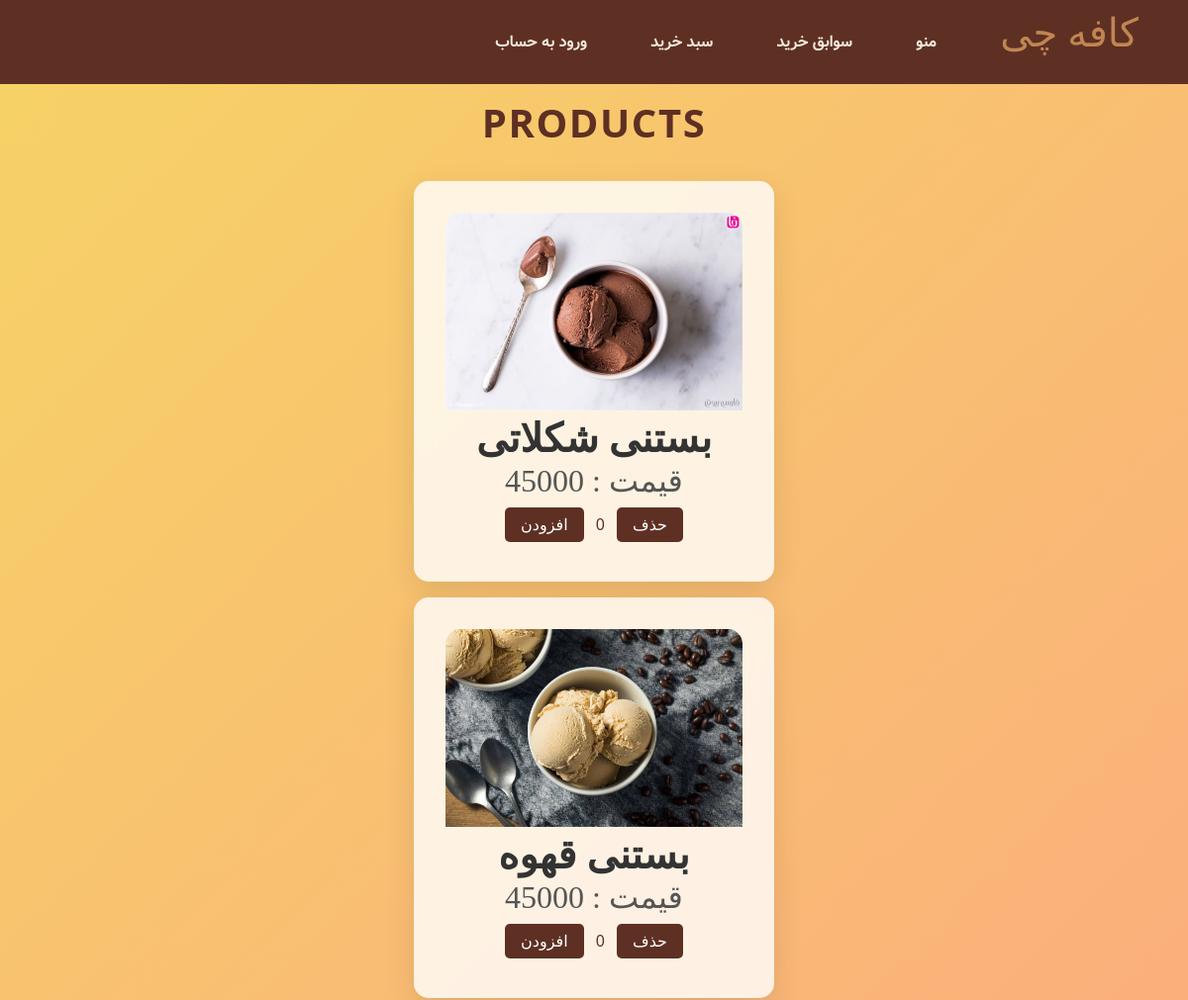
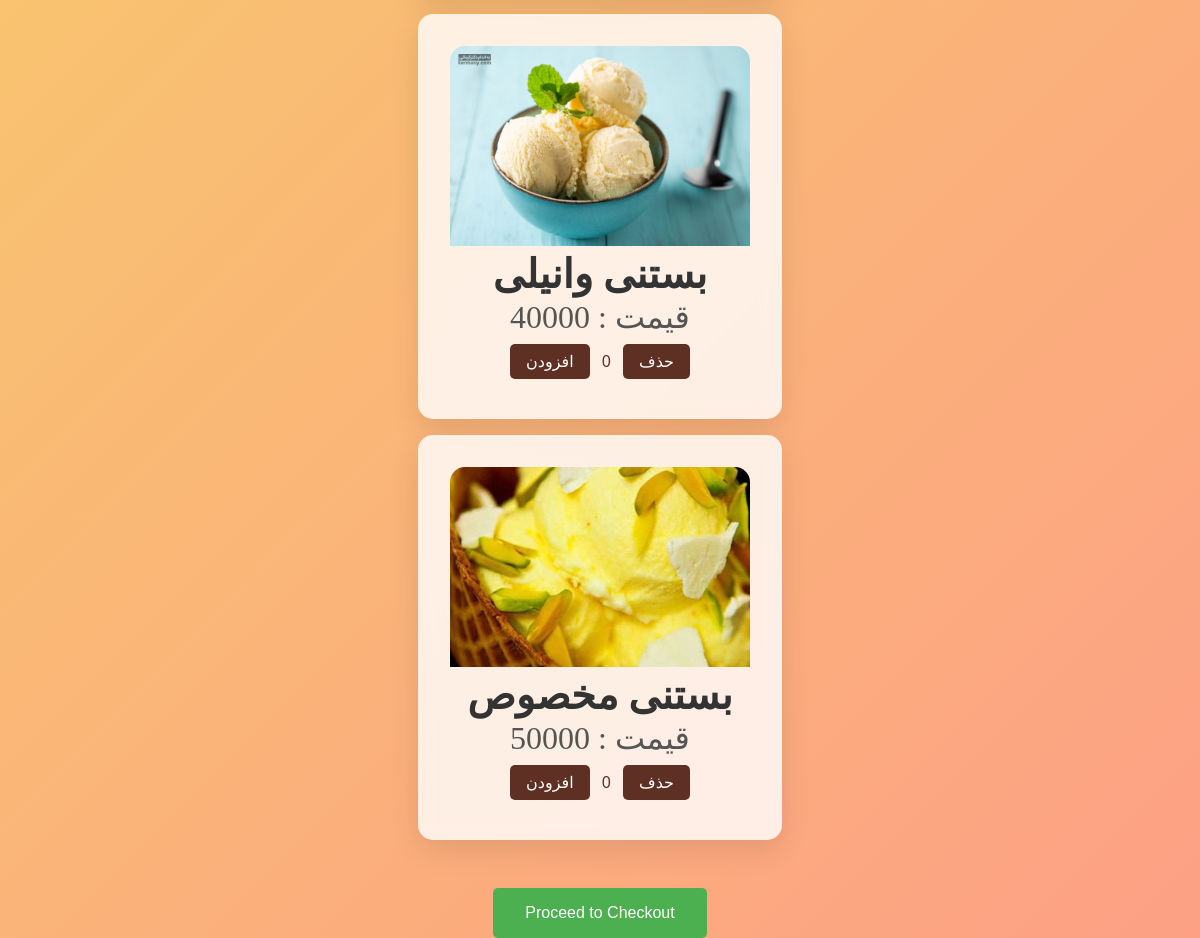
The app's page /products/IC/ with its own data (2 pictures, top to bottom).
### main/models.py (models this page shows, shortened)
class Product(models.Model):
    HOT_DRINK = 'HOT DRINK'
    COLD_DRINK = 'COLD DRINK'
    CAKE = 'CAKE'
    ICE_CREAM = 'ICE CREAM'
    PRODUCT_CHOICES = [
        (HOT_DRINK, 'Hot Drink'),
        (COLD_DRINK, 'Cold Drink'),
        (CAKE, 'Cake'),
        (ICE_CREAM,'Ice Cream')
    ]
    id = models.AutoField(primary_key=True)
    name = models.CharField(max_length=255)
    sugar = models.IntegerField(validators=[max_integer_validator],default=0)
    Coffee = models.IntegerField(validators=[max_integer_validator],default=0)
    Flour = models.IntegerField(validators=[max_integer_validator],default=0)
    Chocolate = models.IntegerField(validators=[max_integer_validator],default=0)
    milk = models.IntegerField(validators=[max_integer_validator],default=0)
    vertical = models.CharField(max_length=10,choices=PRODUCT_CHOICES,default=HOT_DRINK)
    price = models.IntegerField(validators=[max_integer_validator],default=0)
    image = models.ImageField(upload_to='product_images',blank=True,null=True)
    sales_count = models.PositiveIntegerField(default=0,editable=False)

### main/views.py (the view)
# urls.py: path('products/<str:vertical>/', product_list_view, name='product_list'),
def product_list_view(request, vertical):
    products = Product.objects.filter(vertical=vertical)
    return render(request, 'product_list.html', {'products': products, 'vertical': vertical})

### templates/product_list.html (shortened to what this page needs)
<!DOCTYPE html>
<html lang="en">
<head>
    {% include "includes/base.html" %}
    <h2>Products</h2>
</head>
<body>
    {% load custom_filters %}
    {% for product in products %}
    <div class="product" data-id="{{ product.id }}" data-price="{{ product.price }}">
        <img src="{{ product.image.url }}" alt="{{ product.name }}" style="width:100%; border-radius: 15px 15px 0 0; max-height: 200px; object-fit: cover;">
        <h3>{{ product.name }}</h3>
        <p> {{ product.price }} : قیمت</p>
        <button class="add">افزودن</button>
        <span class="quantity" id="quantity-{{ product.id }}">0</span>
        <button class="remove">حذف</button>
    </div>
    {% endfor %}
    <form id="checkout-form" action="{% url 'checkout' %}" method="POST">
        <button type="submit">Proceed to Checkout</button>
    </form>
</body>
</html>

### templates/includes/base.html (style rules this page uses)
body, html { margin: 0; padding: 0; }

### templates/product_list.html (style rules this page uses)
body { margin: 0; padding: 0; background: linear-gradient(135deg, #f6d365 0%, #fda085 100%); font-family: 'Segoe UI', Tahoma, Geneva, Verdana, sans-serif; color: #333; text-align: center; margin-top: 6rem; }
h2 { font-size: 2.5rem; color: #5e3023; margin-bottom: 2rem; text-transform: uppercase; letter-spacing: 0.1rem; justify-content: center; }
.product { background-color: rgba(255, 255, 255, 0.8); backdrop-filter: blur(10px); border-radius: 15px; box-shadow: 0 10px 30px rgba(0, 0, 0, 0.1); padding: 2rem; margin: 1rem auto; max-width: 300px; transition: transform 0.3s ease, box-shadow 0.3s ease; }
.product h3 { font-size: 2.5rem; font-weight: 700; margin-bottom: 1rem; font-family: Nastaligh; margin: auto; }
.product p { font-size: 2rem; color: #555; font-family: Nastaligh; margin: auto; }
.add, .remove { background-color: #5e3023; color: #fff; border: none; border-radius: 5px; padding: 0.5rem 1rem; cursor: pointer; font-size: 1rem; margin: 0.5rem; transition: background-color 0.3s ease; }
.quantity { font-size: 1rem; color: #5e3023; }
#checkout-form button { background-color: #4CAF50; color: white; border: none; border-radius: 5px; padding: 1rem 2rem; cursor: pointer; font-size: 1rem; margin-top: 2rem; transition: background-color 0.3s ease; }

### records on screen
Product: image (picture), name "بستنی شکلاتی", price "45000"
Product: image (picture), name "بستنی قهوه", price "45000"
Product: image (picture), name "بستنی وانیلی", price "40000"
Product: image (picture), name "بستنی مخصوص", price "50000"
